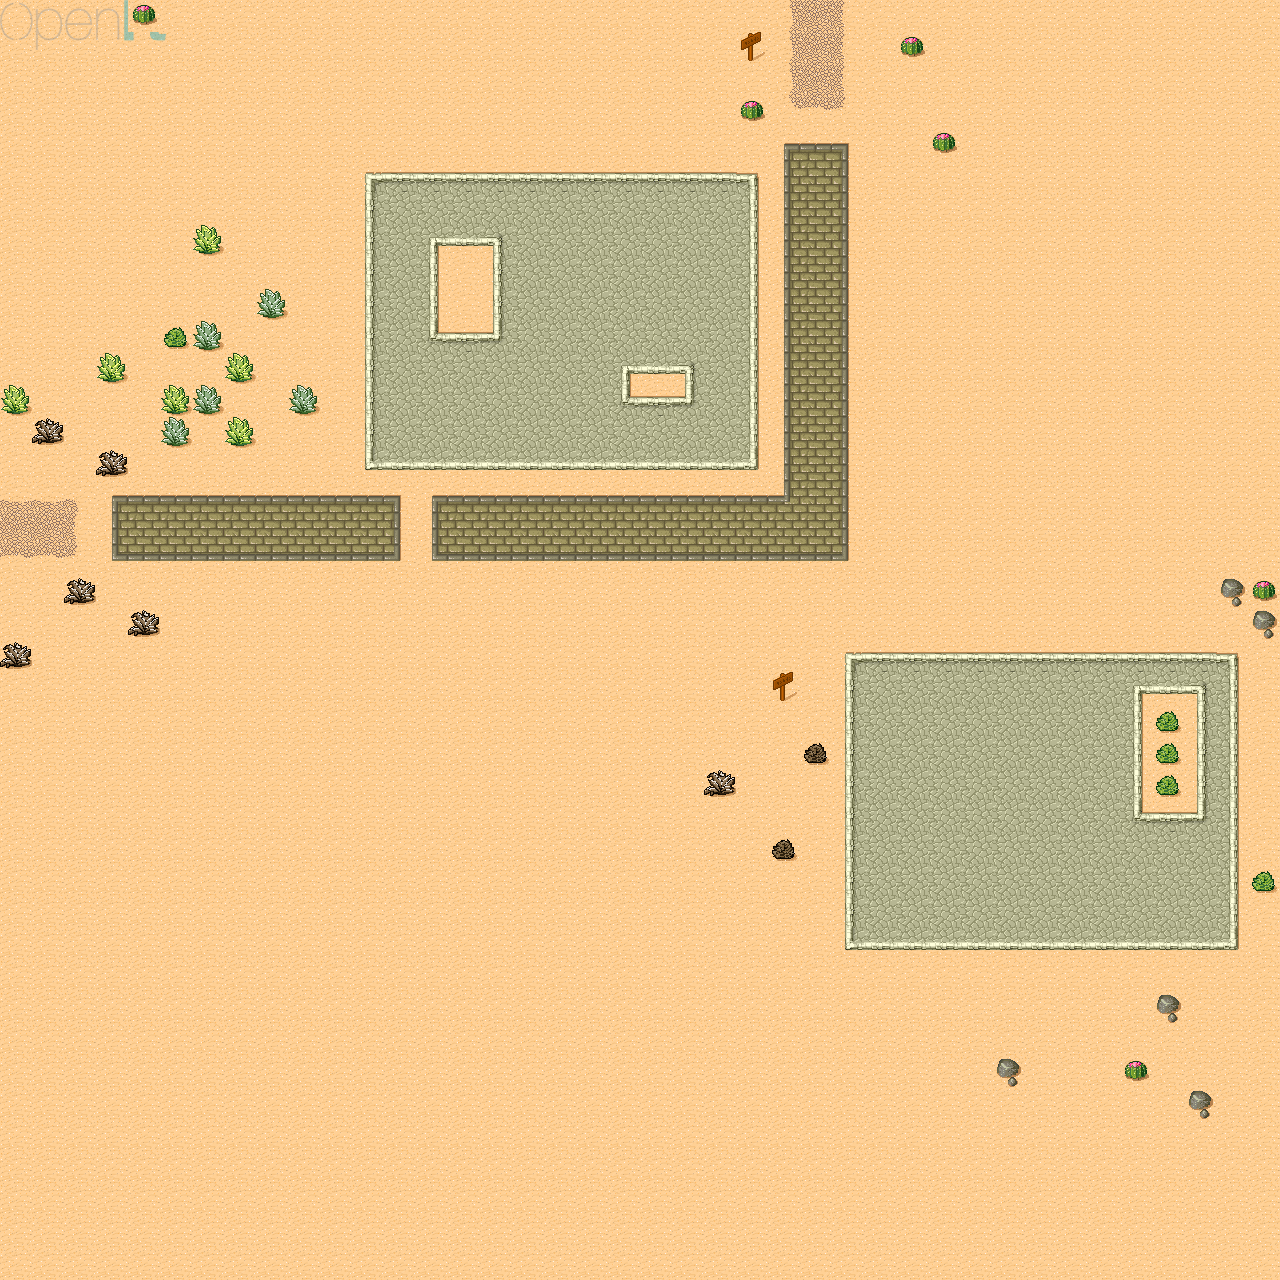

The image is a tile-based game level rendered from a .tmx file. Its description and source (layers, tilesets, objects; grid data summarised) follow:
An orthogonal 40x40 tile map with 32x32 px tiles, 2 tile layers (Ground, overlay), 1 image layer.

<map version="1.0" orientation="orthogonal" width="40" height="40" tilewidth="32" tileheight="32">
 <tileset firstgid="1" source="desert.tsx" />
 <layer name="Ground" width="40" height="40">
  <data>[1600 cells, 1600 non-empty, 40 distinct tile ids]</data>
 </layer>
 <imagelayer name="image_layer" width="40" height="40" opacity="0.43">
  <image source="openfl_logo.png" />
  <properties>
   <property name="fezzes_are" value="cool" />
  </properties>
 </imagelayer>
 <layer name="overlay" width="40" height="40">
  <data>[1600 cells, 1 non-empty, 1 distinct tile ids]</data>
 </layer>
</map>
